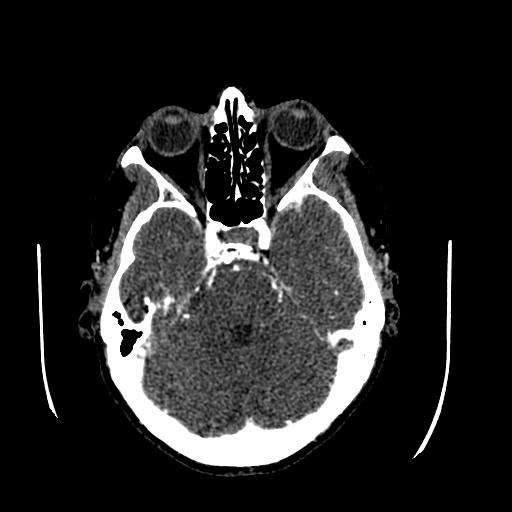
%> input picture images/Brain1.png, 512 x 512 px
$ octave working.m   (GNU Octave 9; MATLAB toolbox functions it lacks are replaced by stand-ins)
%> lines starting %> are read from the running program, lines starting %| are printed output that depends on the picture; in (x1, y1, x2, y2) boxes, pixels count from 0 and x2, y2 are one past the last pixel; in counts of white or black regions, pixels touching at a corner belong together; the program's own positions count from 1
B1 = imread('Brain1.png');
%> B1 is the input picture: size 512x512x3 uint8; min 0, max 255, mean 38

B1g= rgb2gray(B1);
B1g = imfill(B1g);
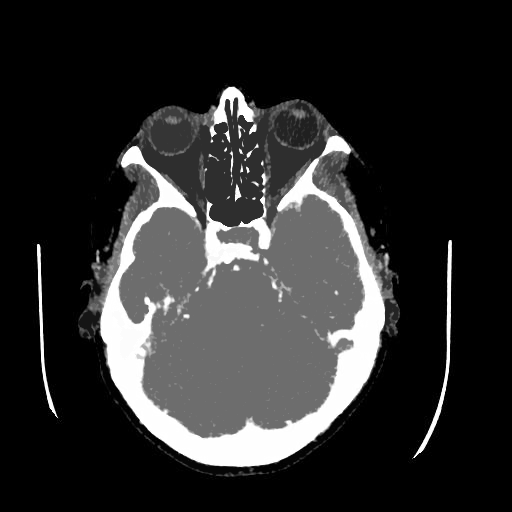
%> B1g: size 512x512 uint8; min 0, max 255, mean 45.5
dgsd = imhist(B1g);
%> dgsd = 256 values, max 164200 at index 1, min 25 at index 221, mean 1024

figure

B1T2 = B1g <= 112 & B1g>= 108;
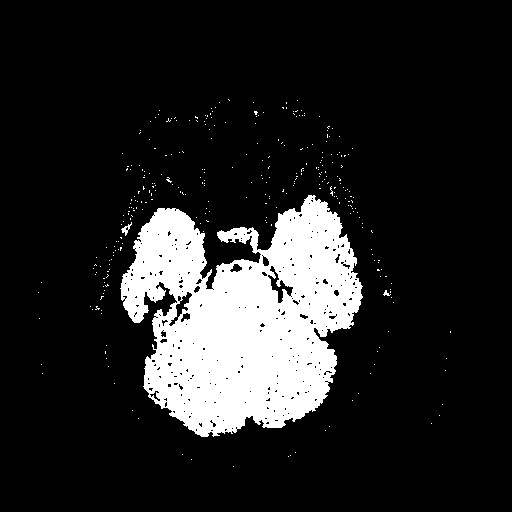
%> B1T2: size 512x512 logical; 14.5% white; 307 white regions (304 under 20 px), largest, box (x1, y1, x2, y2) and area: (120, 195, 363, 437) 37344, (121, 222, 132, 236) 52, (383, 290, 391, 296) 23

B1T2fill = imfill(B1T2,'holes');
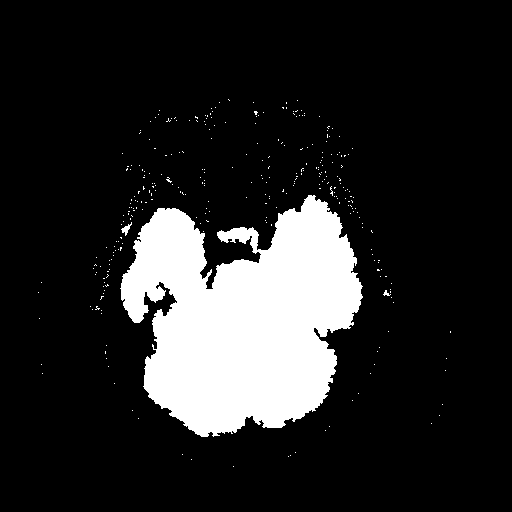
%> B1T2fill: size 512x512 logical; 15.1% white; 307 white regions (304 under 20 px), largest, box (x1, y1, x2, y2) and area: (120, 195, 363, 437) 38958, (121, 222, 132, 236) 57, (383, 290, 391, 296) 23
ha = fspecial('average',[7 7]);
hd = fspecial('disk',4);
ia = imfilter(B1T2fill,ha);
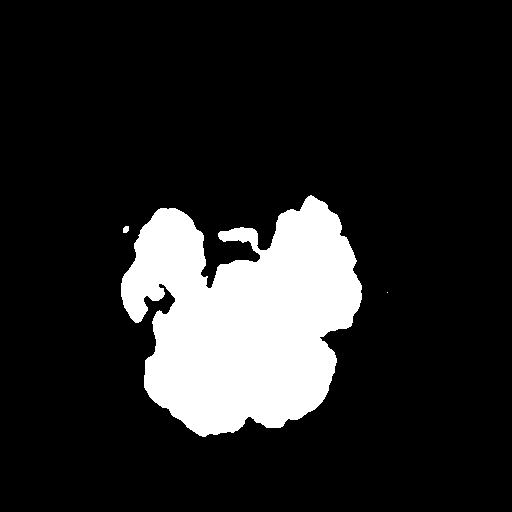
%> ia: size 512x512 logical; 14.9% white; 3 white regions (1 under 20 px), largest, box (x1, y1, x2, y2) and area: (121, 195, 362, 437) 38990, (123, 226, 129, 233) 36
id = imfilter(B1T2fill,hd);
%> id: size 512x512 logical; 14.9% white; 2 white regions, box (x1, y1, x2, y2) and area: (121, 195, 362, 437) 38993, (123, 226, 129, 233) 35

[Bia8,Lia8]=bwboundaries(ia,8,'noholes');
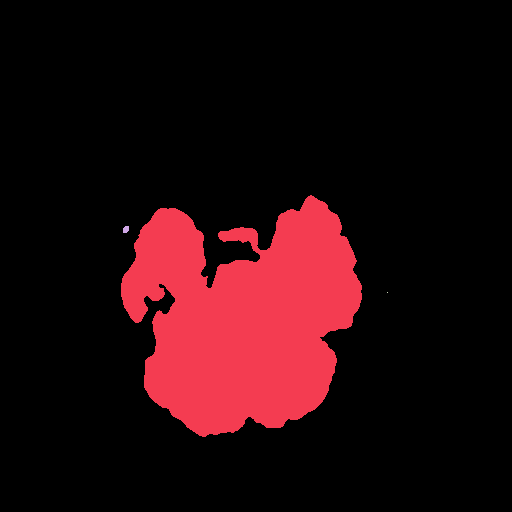
%> Lia8: size 512x512 double; 4 distinct labels, from 0 to 3; one colour per label, 0 black
%> Bia8 = 3 boundaries; box (x1, y1, x2, y2) and points: (121, 195, 362, 437) 1102, (123, 226, 129, 233) 19, (387, 292, 388, 293) 2
[Bia4,Lia4]=bwboundaries(ia,4,'noholes');
%> Bia4 has the same summary as Bia8
[Bid8,Lid8]=bwboundaries(id,8,'noholes');
%> Lid8: size 512x512 double; 3 distinct labels, from 0 to 2
%> Bid8 = 2 boundaries; box (x1, y1, x2, y2) and points: (121, 195, 362, 437) 1102, (123, 226, 129, 233) 18
[Bid4,Lid4]=bwboundaries(id,4,'noholes');
%> Bid4 has the same summary as Bid8

statsia8 = regionprops(Lia8,'Area');
%> statsia8 = 3 regions; Area: 38990, 36, 1
statsia4 = regionprops(Lia4,'Area');
%> statsia4 = 3 regions; Area: 38990, 36, 1
statsid8 = regionprops(Lid8,'Area');
%> statsid8 = 2 regions; Area: 38993, 35
statsid4 = regionprops(Lid4,'Area');
%> statsid4 = 2 regions; Area: 38993, 35

pixelareaia8 = statsia8.Area;
%> pixelareaia8 = 38990
pixelareaia4= statsia4.Area;
%> pixelareaia4 = 38990
pixelareaid8 = statsid8.Area;
%> pixelareaid8 = 38993
pixelareaid4 = statsid4.Area;
%> pixelareaid4 = 38993

realareaia8 = 0.75*0.75*pixelareaia8;
%> realareaia8 = 21931.9
realareaia4 = 0.75*0.75*pixelareaia4;
%> realareaia4 = 21931.9
realareaid8 = 0.75*0.75*pixelareaid8;
%> realareaid8 = 21933.6
realareaid4 = 0.75*0.75*pixelareaid4;
%> realareaid4 = 21933.6

figure
imshow(B1g)

figure
subplot(2,1,1)
imshow(B1T2);

subplot(2,1,2)
imshow(B1T2fill);

figure
subplot(2,1,1)
imshow(label2rgb(Lia8, @jet, [.5 .5 .5]))
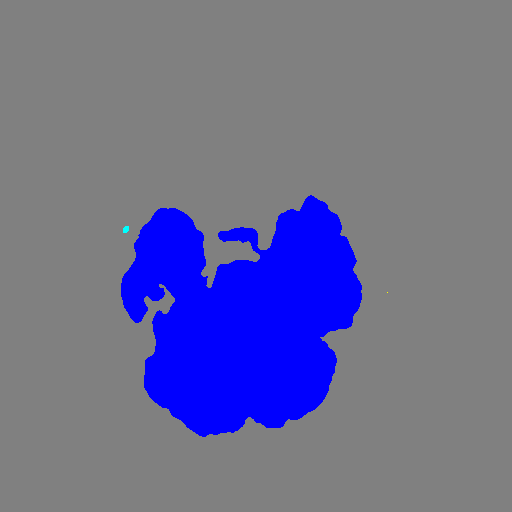
%> displayed picture: size 512x512x3, on the screen's scale of 0 to 255; mean R, G, B 108.9, 109, 146.9
hold on
for k = 1:length(Bia8)
   boundary = Bia8{k};
   plot(boundary(:,2), boundary(:,1), 'w', 'LineWidth', 2)
end
%> this loop made 3 passes
%> boundary on pass 3: [293 388; 293 388]

subplot(2,1,2)
imshow(label2rgb(Lid8, @jet, [.5 .5 .5]))
hold on
for k = 1:length(Bid8)
   boundary = Bid8{k};
   plot(boundary(:,2), boundary(:,1), 'w', 'LineWidth', 2)
end
%> this loop made 2 passes
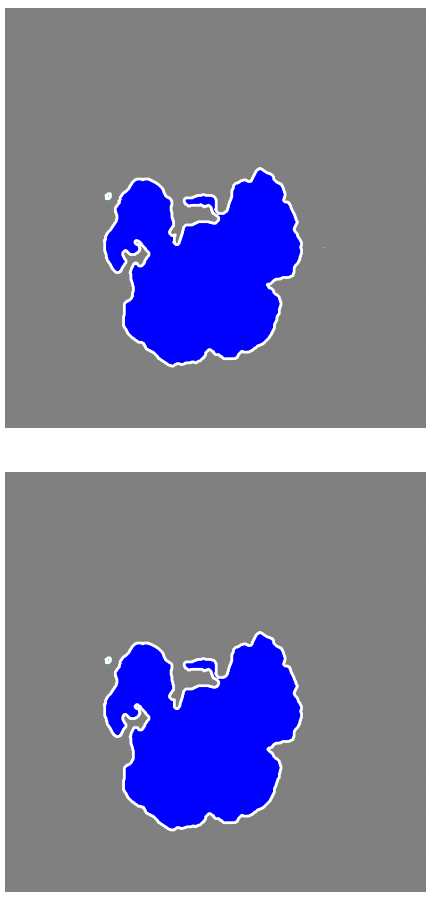
%> figure redrawn from the program's plot data, 2 panels
